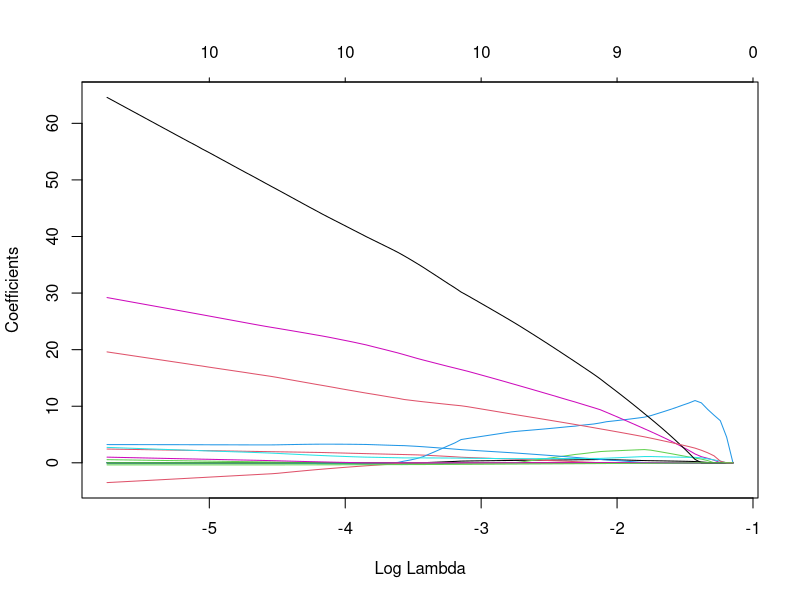
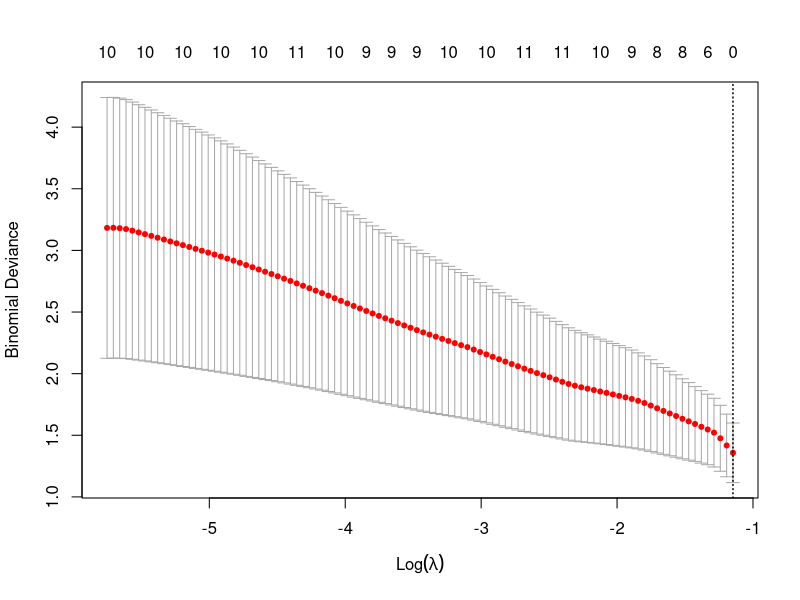

The R source for these figures, in order:
##---------------------------------------------------------------
## Data Science 350
## Week 7 homework 
## Aleksey Kramer
##---------------------------------------------------------------

require(pls)
require(glmnet)

# Retrieve Breast Cancer Expression Data From the following Study:
#http://www.ncbi.nlm.nih.gov/pubmed/21532620

setwd('/Users/voitel/TRAINING/UW_Data_Science/UW_Data_Science_350/Week7/homework')
# setwd('C:\\Users\\db345c\\Desktop\\UW_TRAIN\\Week7\\homework')

# Read the study data in memory
micro_data=read.table("MicroArray.txt", header=TRUE)

# Explora micro_data
dim(micro_data)

# Normalize each column
micro_data <- scale(micro_data)

# Breast Cancer Samples:
cancer_samples <- c(0,0,0,0,0,1,0,0,0,1,0,1,0,0,1,0,0,0,1)

# Think of this as ~ 10,000 possible variables (genes) to predict 19 outcomes.

# Convert to data.frame
micro_frame <- data.frame(t(micro_data))
micro_frame$outcomes <- cancer_samples

##-----Lasso Regression-----
# user glmnet, where family = 'binomial'

# Create predictor and xfactors
predictor <- cancer_samples

outcomes_lasso = glmnet(t(micro_data), predictor, alpha=1, family='binomial')
#xfactors <- model.matrix(outcomes ~ . , data = micro_frame)[,-1]
#outcomes_lasso = glmnet(xfactors, predictor, alpha=1, family='binomial')

plot(outcomes_lasso, xvar="lambda")
outcomes_lasso 

coef(outcomes_lasso)[,20][coef(outcomes_lasso)[,20]>1e-10]

# Now use cv.glmnet to test different lasso cutoffs
outcomes_lasso_cv = cv.glmnet(t(micro_data), predictor, alpha=1, family='binomial')
plot(outcomes_lasso_cv) # There is a minimum in MSE!


# find the minumum lambda.min
best_lambda = outcomes_lasso_cv$lambda.min

# Find the coefficients that are greater than zero
# Takes some time to compute
repeat{
    outcomes_lasso_cv = cv.glmnet(t(micro_data), predictor, alpha=1, family='binomial')
    best_lambda = outcomes_lasso_cv$lambda.min
    best_coef = coef(outcomes_lasso)[,outcomes_lasso$lambda == best_lambda]
    if(length(which(best_coef > 0) > 0)){
        print(which(best_coef > 0))
        break
    }
}

best_coef = best_coef[best_coef > 1e-10]

# extract names
m_names <- gsub("V","X",paste(names(best_coef)[2:length(best_coef)], collapse = " + "))
formula_string <- paste("outcomes ~ ", m_names, collapse = "")

# Plug this into the glm(...,family='binomial') to get the logistic outcome
m_outcome <- glm(as.formula(formula_string), data = micro_frame, family = binomial)

# Compare with the real outcome, cancer_samples above
summary(m_outcome)
cancer_samples
